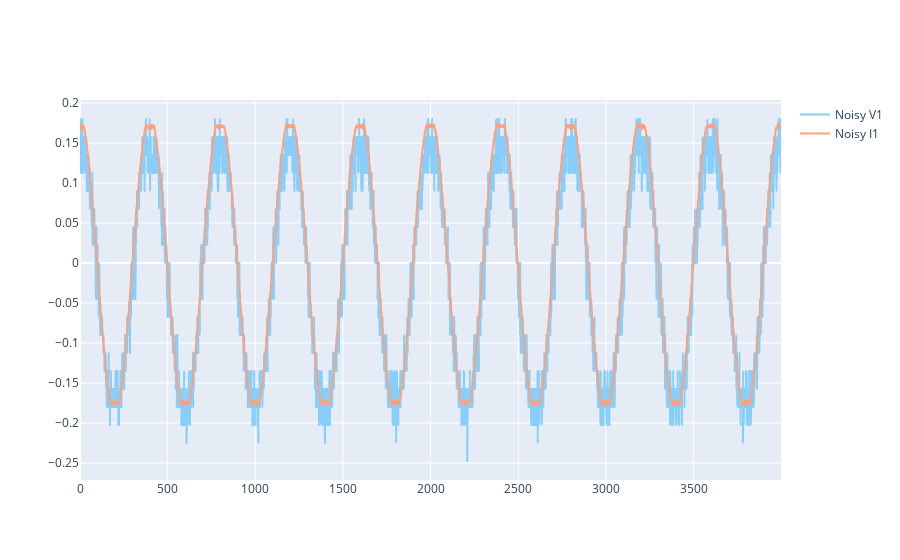

Notebook source saved alongside this figure:
### Code cell
fig = go.Figure()

fig.add_trace(go.Scatter(
            # x = time.to_numpy(),
            y = V1,
            line =  dict(shape =  'spline', color = 'lightskyblue'),
            name = 'Noisy V1',
            ))

fig.add_trace(go.Scatter(
            y = I1,
            line =  dict(shape =  'spline', color = 'lightsalmon'),
            name = 'Noisy I1'
            ))

fig.show()

### Figure 1 — Plotly figure (JSON) as saved in the notebook; plotly's stock layout.template omitted (floating-point values rounded to 4 significant figures; data arrays with more than 128 entries replaced by an {"elided": "..."} marker saying what was removed)
{"data": [{"line": {"color": "lightskyblue", "shape": "spline"}, "name": "Noisy V1", "type": "scatter", "y": {"elided": "4000 float values"}}, {"line": {"color": "lightsalmon", "shape": "spline"}, "name": "Noisy I1", "type": "scatter", "y": {"elided": "4000 float values"}}], "layout": {}}
